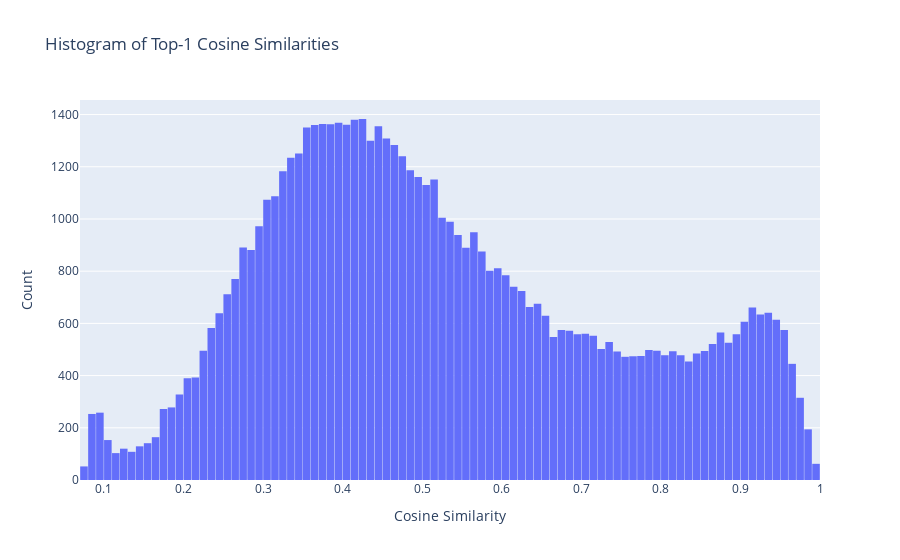

The code cell stored with this chart in its notebook:
### Code cell
import plotly.graph_objects as go

top_k_values, _ = find_top_k_closest_features(sae_65k, sae_16k, k=1)
top1_scores = top_k_values.squeeze()

fig = go.Figure(data=[go.Histogram(x=top1_scores.cpu().numpy())])

fig.update_layout(
    title="Histogram of Top-1 Cosine Similarities",
    xaxis_title="Cosine Similarity",
    yaxis_title="Count",
    bargap=0.05
)

fig.show()

### Figure 1 — Plotly figure (JSON) as saved in the notebook; plotly's stock layout.template omitted (floating-point values rounded to 4 significant figures; data arrays with more than 128 entries replaced by an {"elided": "..."} marker saying what was removed)
{"data": [{"type": "histogram", "x": {"elided": "65536 float values"}}], "layout": {"autosize": true, "bargap": 0.05, "title": {"text": "Histogram of Top-1 Cosine Similarities"}, "xaxis": {"autorange": true, "range": [0.07, 1], "title": {"text": "Cosine Similarity"}, "type": "linear"}, "yaxis": {"autorange": true, "range": [0, 1456.0], "title": {"text": "Count"}}}}
